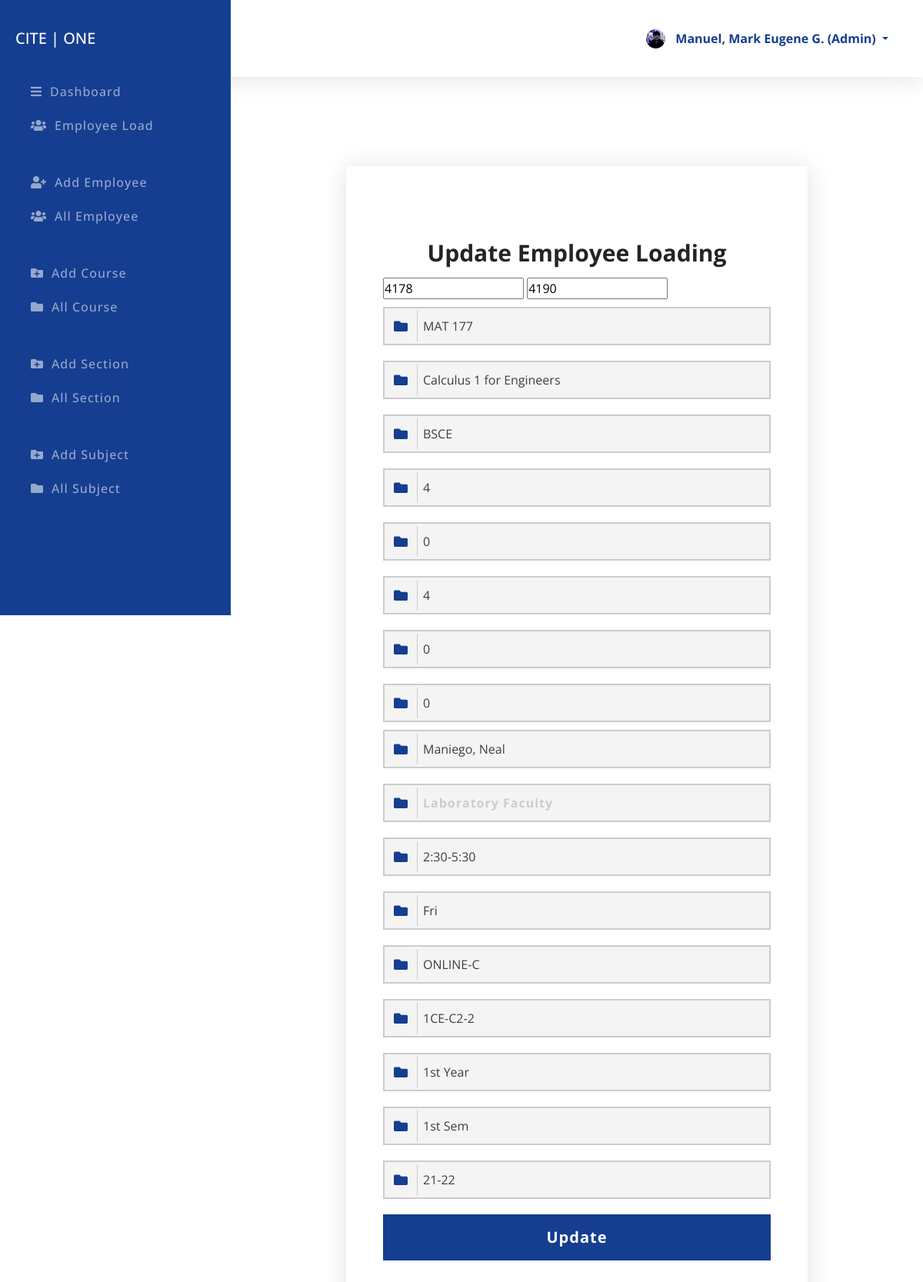
Page /manage/index.php?action=editLoad&id=4190&id2=4178 (signed in) on the committed database.
### tables this page shows
CREATE TABLE `section` (
  `sectionID` int(11) NOT NULL,
  `Section` varchar(50) NOT NULL,
  `Room` varchar(50) NOT NULL,
  `YearLevel` varchar(50) NOT NULL,
  `SchoolYear` varchar(50) NOT NULL,
  `NoOfStudent` int(11) DEFAULT NULL
);

CREATE TABLE `subject` (
  `subjectID` int(11) NOT NULL,
  `SubjectCode` varchar(20) NOT NULL,
  `SubjectName` varchar(100) NOT NULL,
  `Course` varchar(50) NOT NULL,
  `LecUnits` int(11) NOT NULL,
  `LabUnits` int(11) NOT NULL,
  `lecHours` double NOT NULL,
  `labHours` double NOT NULL,
  `NoOfSection` int(11) NOT NULL,
  `lecFaculty` varchar(50) NOT NULL,
  `labFaculty` varchar(50) NOT NULL,
  `Section` varchar(50) NOT NULL,
  `Days` varchar(31) DEFAULT NULL,
  `Time` varchar(100) DEFAULT NULL,
  `Semester` varchar(20) DEFAULT NULL
);

### manage/index.php (the view, shortened to what this page needs)
<?php
$sessionId = $_SESSION['id']??'';
$sessionRole = $_SESSION['role']??'';
$connection = mysqli_connect(DB_HOST, DB_USER, DB_PASSWORD, DB_NAME);
$id = $_REQUEST['id']??'dashboard';
$action = $_REQUEST['action']??'';
?>
	<!DOCTYPE html>
	<?php if ('admin' == $sessionRole)
{ ?>
		<html lang="en">
		<head>
			<link href="https://cdn.datatables.net/1.10.16/css/jquery.dataTables.min.css" rel="stylesheet" />
			<link rel="stylesheet" href="assets/css/bootstrap.min.css">
			<link rel="stylesheet" href="assets/css/all.min.css">
			<link rel="stylesheet" href="assets/css/style.css">
			<link rel="stylesheet" href="assets/css/report.css">
		</head>
		<body>
			<section class="topber">
				<div class="topber__title">  </div>
				<div class="topber__profile">
					<?php
    $query = "SELECT * FROM admin WHERE id='$sessionId'";
    $result = mysqli_query($connection, $query);
    if ($data = mysqli_fetch_assoc($result))
    {
        $Name = $data['Name'];
        $role = $data['role'];
        $avatar = $data['avatar'];
?> <img src="assets/img/<?php echo "$avatar"?>" height="25" width="25" class="rounded-circle" alt="profile">
						<div class="dropdown">
							<button class="btn dropdown-toggle" type="button" id="dropdownMenuButton" data-toggle="dropdown" aria-haspopup="true" aria-expanded="false">
								<?php
        echo "$Name (" . ucwords($role) . ")";
    }
?>
							</button>
						</div>
				</div>
			</section>
			<section id="sideber" class="sideber">
				<ul class="sideber__ber">
					<h3 class="sideber__panel">CITE | ONE</h3>
					<li id="left" class="sideber__item<?php if ('dashboard' == $id)
    {
        echo " active ";
    } ?>"> <a href="index.php?id=dashboard"><i id="left" class="fas fa-bars"></i>Dashboard</a> </li>
					<li id="left" class="sideber__item<?php if ('EmployeeLoad' == $id)
    {
        echo " active ";
    } ?>"> <a href="index.php?id=EmployeeLoad"><i id="left" class="fas fa-users"></i>Employee Load</a> </li>
					<?php if ('admin' == $sessionRole)
    { ?>
						<li id="left" class="sideber__item sideber__item--modify<?php if ('addEmployee' == $id)
        {
            echo " active ";
        } ?>"> <a href="index.php?id=addEmployee"><i id="left" class="fas fa-user-plus"></i></i>Add Employee</a> </li>
						<?php
    } ?>
							<li id="left" class="sideber__item<?php if ('allEmployee' == $id)
    {
        echo " active ";
    } ?>"> <a href="index.php?id=allEmployee"><i id="left" class="fas fa-users"></i>All Employee</a> </li>
							<?php if ('admin' == $sessionRole)
    { ?>
								<li id="left" class="sideber__item sideber__item--modify<?php if ('addCourse' == $id)
        {
            echo " active ";
        } ?>"> <a href="index.php?id=addCourse"><i id="left" class="fas fa-folder-plus"></i></i>Add
                        Course</a> </li>
								<?php
    } ?>
									<li id="left" class="sideber__item<?php if ('allCourse' == $id)
    {
        echo " active ";
    } ?>"> <a href="index.php?id=allCourse"><i id="left" class="fas fa-folder"></i>All Course</a> </li>
									<li id="left" class="sideber__item sideber__item--modify<?php if ('addSection' == $id)
    {
        echo " active ";
    } ?>"> <a href="index.php?id=addSection"><i id="left" class="fas fa-folder-plus"></i></i>Add
                        Section</a> </li>
									<li id="left" class="sideber__item<?php if ('allSection' == $id)
    {
        echo " active ";
    } ?>"> <a href="index.php?id=allSection"><i id="left" class="fas fa-folder"></i>All Section</a> </li>
									<li id="left" class="sideber__item sideber__item--modify<?php if ('addSubject' == $id)
    {
        echo " active ";
    } ?>"> <a href="index.php?id=addSubject"><i id="left" class="fas fa-folder-plus"></i></i>Add
                        Subject</a> </li>
									<li id="left" class="sideber__item<?php if ('allSubject' == $id)
    {
        echo " active ";
    } ?>"> <a href="index.php?id=allSubject"><i id="left" class="fas fa-folder"></i>All Subject</a> </li>
				</ul>
			</section>
			<section class="main">
				<div class="container">
								<div class="">
																<?php if ('editLoad' == $action)
    {
        $loadID = $_REQUEST['id'];
		$loadID2 = $_REQUEST['id2'];
        $selectLoad = "SELECT * FROM section,subject WHERE section.sectionID='{$loadID}' AND subject.subjectID='{$loadID2}'";
        $result = mysqli_query($connection, $selectLoad);
        $load = mysqli_fetch_assoc($result); ?>
																	<div class="addCourse">
																		<div class="main__form">
																			<div class="main__form--title text-center">Update Employee Loading</div>
																			<form action="add.php" method="POST">
																				<div class="form-row">
																					<div class="col col-12">
																						<input type="text" name="id2" value="<?php echo $load['subjectID']; ?>">
																						<input type="text" name="id1" value="<?php echo $load['sectionID']; ?>">
																						<label class="input"> <i id="left" class="fas fa-folder"></i>
																							<input type="text" name="SubjectCode" placeholder="Subject Code" value="<?php echo $load['SubjectCode']; ?>" required> </label>
																					</div>
																					<div class="col col-12">
																						<label class="input"> <i id="left" class="fas fa-folder"></i>
																							<input type="text" name="SubjectName" placeholder="Subject Descriptive" value="<?php echo $load['SubjectName']; ?>" required> </label>
																					</div>
																					<div class="col col-12">
																						<label class="input"> <i id="left" class="fas fa-folder"></i>
																							<input type="text" name="Course" placeholder="Course" value="<?php echo $load['Course']; ?>" required> </label>
																					</div>
																					<div class="col col-12">
																						<label class="input"> <i id="left" class="fas fa-folder"></i>
																							<input type="text" name="LecUnits" placeholder="Lecture Units" value="<?php echo $load['LecUnits']; ?>" required> </label>
																					</div>
																					<div class="col col-12">
																						<label class="input"> <i id="left" class="fas fa-folder"></i>
																							<input type="text" name="LabUnits" placeholder="Laboratory Units" value="<?php echo $load['LabUnits']; ?>" required> </label>
																					</div>
																					<div class="col col-12">
																						<label class="input"> <i id="left" class="fas fa-folder"></i>
																							<input type="text" name="lecHours" placeholder="Lecture Hours" value="<?php echo $load['lecHours']; ?>" required> </label>
																					</div>
																					<div class="col col-12">
																						<label class="input"> <i id="left" class="fas fa-folder"></i>
																							<input type="text" name="labHours" placeholder="Laboratory Hours" value="<?php echo $load['labHours']; ?>" required> </label>
																					</div>
																					<div class="col col-12">
																						<label class="input"> <i id="left" class="fas fa-folder"></i>
																							<input type="text" name="NoOfSection" placeholder="Number of Section" value="<?php echo $load['NoOfSection']; ?>" required> </ <div class="col col-12">
																							<label class="input"> <i id="left" class="fas fa-folder"></i>
																								<input type="text" name="lecFaculty" placeholder="Lecture Faculty" value="<?php echo $load['lecFaculty']; ?>" required> </label>
																					</div>
																					<div class="col col-12">
																						<label class="input"> <i id="left" class="fas fa-folder"></i>
																							<input type="text" name="labFaculty" placeholder="Laboratory Faculty" value="<?php echo $load['labFaculty']; ?>" required> </label>
																					</div>
																					<div class="col col-12">
																						<label class="input"> <i id="left" class="fas fa-folder"></i>
																							<input type="text" name="Time" placeholder="Time" value="<?php echo $load['Time']; ?>" required> </label>
																					</div>
																					<div class="col col-12">
																						<label class="input"> <i id="left" class="fas fa-folder"></i>
																							<input type="text" name="Days" placeholder="Day" value="<?php echo $load['Days']; ?>" required> </label>
																					</div>
																					<div class="col col-12">
																						<label class="input"> <i id="left" class="fas fa-folder"></i>
																							<input type="text" name="Room" placeholder="Room" value="<?php echo $load['Room']; ?>" required> </label>
																					</div>
																					<div class="col col-12">
																						<label class="input"> <i id="left" class="fas fa-folder"></i>
																							<input type="text" name="Section" placeholder="Section" value="<?php echo $load['Section']; ?>" required> </label>
																					</div>
																					<div class="col col-12">
																						<label class="input"> <i id="left" class="fas fa-folder"></i>
																							<input type="text" name="YearLevel" placeholder="Year Level" value="<?php echo $load['YearLevel']; ?>" required> </label>
																					</div>
																					<div class="col col-12">
																						<label class="input"> <i id="left" class="fas fa-folder"></i>
																							<input type="text" name="Semester" placeholder="Semester" value="<?php echo $load['Semester']; ?>" required> </label>
																					</div>
																					<div class="col col-12">
																						<label class="input"> <i id="left" class="fas fa-folder"></i>
																							<input type="text" name="SchoolYear" placeholder="School Year" value="<?php echo $load['SchoolYear']; ?>" required> </label>
																					</div>
																					<div class="col col-12">
																						<input type="submit" value="Update"> </div>
																				</div>
																			</form>
																		</div>
																	</div>
																	<?php
    } ?>
																												</div>
			</section>
		</body>
		</html>
		<?php
} ?>

### manage/assets/css/style.css (style rules this page uses)
*, *::before, *::after { margin: 0; padding: 0; box-sizing: border-box; -webkit-box-sizing: border-box; box-sizing: border-box; }
body { font-family: 'Open Sans'; }
a { text-decoration: none !important; }
.topber { position: fixed; width: 100%; top: 0; left: 0; padding-left: 300px; right: 0; z-index: 999; -webkit-box-shadow: 0 0.15rem 1.75rem 0 rgba(58, 59, 69, 0.15); box-shadow: 0 0.15rem 1.75rem 0 rgba(58, 59, 69, 0.15); background-color: #fff; }
.topber__title { height: 12.5vh; float: left; display: -webkit-box; display: -ms-flexbox; display: flex; -webkit-box-orient: horizontal; -webkit-box-direction: normal; -ms-flex-direction: row; flex-direction: row; -webkit-box-align: center; -ms-flex-align: center; align-items: center; padding-left: 1rem; }
.topber__profile { height: 12.5vh; float: right; padding-right: 10px; display: -webkit-box; display: -ms-flexbox; display: flex; -webkit-box-orient: horizontal; -webkit-box-direction: normal; -ms-flex-direction: row; flex-direction: row; -webkit-box-align: center; -ms-flex-align: center; align-items: center; padding: 2rem; }
.topber__profile button { color: #153e90; line-height: 10px; font-weight: bold; }
.sideber { position: fixed; top: 0; overflow-y: auto; left: 0; bottom: 0; width: 300px; height: 100vh; padding: 40px 20px 20px 20px; background-color: #153e90; background-size: cover; -webkit-transition: left 0.5s ease; transition: left 0.5s ease; z-index: 999; -moz-transition: left 0.5s ease; -ms-transition: left 0.5s ease; -o-transition: left 0.5s ease; }
.sideber__ber { list-style: none; }
.sideber__panel { font-size: 20px; color: #fff; line-height: 1.2rem; padding-bottom: 30px; }
.sideber__item { padding: 10px; }
.sideber__item a { color: rgba(255, 255, 255, 0.55); font-size: 16px; letter-spacing: 1px; font-weight: 500; }
.sideber__item a i { color: rgba(255, 255, 255, 0.55); padding: 0 10px; }
.sideber__item--modify { padding: 40px 10px 10px 10px; }
.main { margin-left: 300px; margin-top: 10vh; padding: 2rem; }
* { scrollbar-width: thin; scrollbar-color: #153e90 #f8f8f8; }
.main__form { max-width: 600px; padding: 5rem 3rem; -webkit-box-shadow: 0 0.15rem 1.75rem 0 rgba(58, 59, 69, 0.15); box-shadow: 0 0.15rem 1.75rem 0 rgba(58, 59, 69, 0.15); margin: 5rem auto; }
.main__form--title { font-size: 30px; font-weight: bold; padding: 10px 0; }
.main__form .input { position: relative; display: block; }
.main__form .input #left { color: #153e90; border-color: #ccc; -webkit-transition: border-color 0.5s; transition: border-color 0.5s; left: 5px; padding-right: 3px; border-right-width: 1px; border-right-style: solid; position: absolute; top: 5px; width: 40px; height: 40px; font-size: 18px; line-height: 40px; text-align: center; }
.main__form .input input, .main__form .input select { padding-left: 50px !important; display: block; width: 100%; height: 50px !important; padding: 8px 10px; margin: 10px 0; outline: none; border: 2px solid #ccc; background: #f4f4f4; color: #384047; -webkit-appearance: normal; -moz-appearance: normal; appearance: normal; }
.main__form .input input::placeholder, .main__form .input select::placeholder { color: #ccc; font-weight: bold; letter-spacing: 1px; }
.main__form input[type="submit"] { width: 100%; letter-spacing: 1px; font-weight: bold; font-size: 20px; color: #fff; text-align: center; margin-top: 10px; padding: 14px 0; -webkit-transition: 0.5s ease; transition: 0.5s ease; border: 1px solid #153e90; background-color: #153e90; }

### rows in the picture
section: id2 "4178", id1 "4190", SubjectCode "MAT 177", SubjectName "Calculus 1 for Engineers", Course "BSCE", LecUnits "4", LabUnits "0", lecHours "4", labHours "0", NoOfSection "0", lecFaculty "Maniego, Neal", Time "2:30-5:30", Days "Fri", Room "ONLINE-C", Section "1CE-C2-2", YearLevel "1st Year", Semester "1st Sem", SchoolYear "21-22"

### other values in the picture
$Name "Manuel, Mark Eugene G."
$role "Admin"
